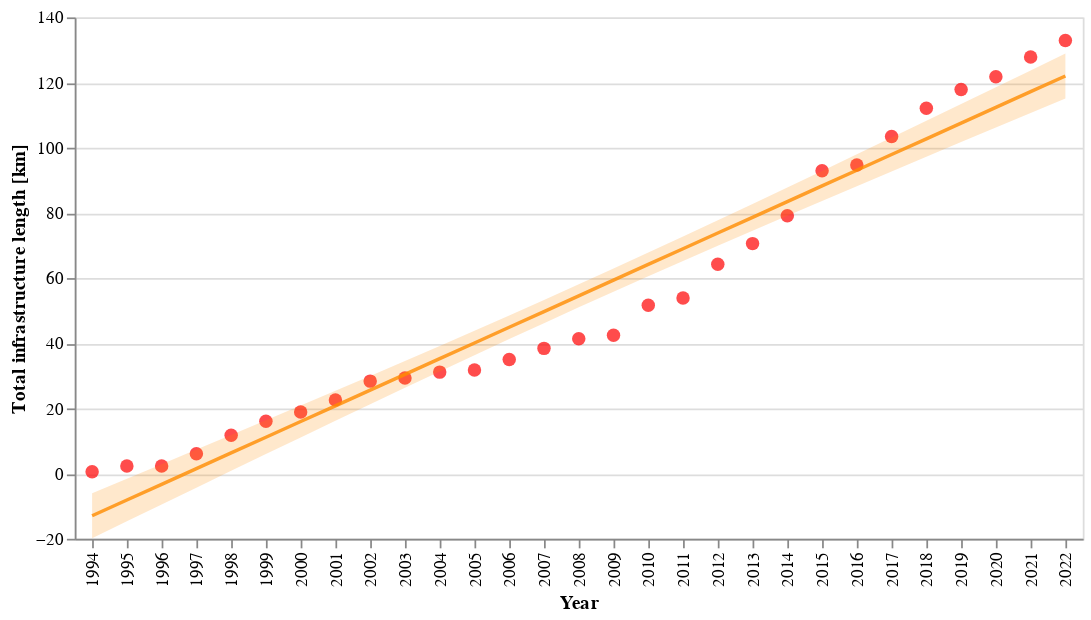

Write a Vega-Lite specification for this figure.
### Vega-Lite specification from a JSON file in a GitHub repository (floating-point values rounded to 4 significant figures)
{"config": {"view": {"continuousWidth": 400, "continuousHeight": 300}}, "layer": [{"data": {"name": "data-893fe339381da61d4732d319f6c5bfbd"}, "mark": {"type": "point", "color": "red", "filled": true, "size": 60}, "encoding": {"x": {"field": "year", "title": "Year", "type": "ordinal"}, "y": {"field": "total_length", "scale": {"domain": [-20, 140]}, "type": "quantitative"}}}, {"layer": [{"mark": {"type": "errorband", "color": "darkorange", "opacity": 0.2}, "encoding": {"x": {"field": "year", "type": "ordinal"}, "y": {"field": "ci_low", "title": "Total infrastructure length [km]", "type": "quantitative"}, "y2": {"field": "ci_high"}}}, {"mark": {"type": "line", "color": "darkorange", "opacity": 0.8}, "encoding": {"x": {"field": "year", "type": "ordinal"}, "y": {"field": "total_length", "type": "quantitative"}}}], "data": {"name": "data-b3ada8b52717fc2adac0448cd32b0bfe"}}], "$schema": "https://vega.github.io/schema/vega-lite/v4.17.0.json", "datasets": {"data-893fe339381da61d4732d319f6c5bfbd": [{"year": 1994.0, "length": 577.0, "total_length": 0.577}, {"year": 1995.0, "length": 1734.0, "total_length": 2.311}, {"year": 1996.0, "length": 0.0, "total_length": 2.311}, {"year": 1997.0, "length": 3774.0, "total_length": 6.085}, {"year": 1998.0, "length": 5665.0, "total_length": 11.75}, {"year": 1999.0, "length": 4334.0, "total_length": 16.08}, {"year": 2000.0, "length": 2802.0, "total_length": 18.89}, {"year": 2001.0, "length": 3735.0, "total_length": 22.62}, {"year": 2002.0, "length": 5759.0, "total_length": 28.38}, {"year": 2003.0, "length": 971.0, "total_length": 29.35}, {"year": 2004.0, "length": 1791.0, "total_length": 31.14}, {"year": 2005.0, "length": 644.0, "total_length": 31.79}, {"year": 2006.0, "length": 3257.0, "total_length": 35.04}, {"year": 2007.0, "length": 3386.0, "total_length": 38.43}, {"year": 2008.0, "length": 2960.0, "total_length": 41.39}, {"year": 2009.0, "length": 1038.0, "total_length": 42.43}, {"year": 2010.0, "length": 9207.0, "total_length": 51.63}, {"year": 2011.0, "length": 2251.0, "total_length": 53.88}, {"year": 2012.0, "length": 10380.0, "total_length": 64.26}, {"year": 2013.0, "length": 6314.0, "total_length": 70.58}, {"year": 2014.0, "length": 8579.0, "total_length": 79.16}, {"year": 2015.0, "length": 13810.0, "total_length": 92.96}, {"year": 2016.0, "length": 1747.0, "total_length": 94.71}, {"year": 2017.0, "length": 8726.0, "total_length": 103.4}, {"year": 2018.0, "length": 8707.0, "total_length": 112.1}, {"year": 2019.0, "length": 5739.0, "total_length": 117.9}, {"year": 2020.0, "length": 3912.0, "total_length": 121.8}, {"year": 2021.0, "length": 6044.0, "total_length": 127.8}, {"year": 2022.0, "length": 5063.0, "total_length": 132.9}], "data-b3ada8b52717fc2adac0448cd32b0bfe": [{"year": 1994.0, "total_length": -12.93, "ci_low": -19.81, "ci_high": -6.048}, {"year": 1995.0, "total_length": -8.112, "ci_low": -14.64, "ci_high": -1.587}, {"year": 1996.0, "total_length": -3.292, "ci_low": -9.466, "ci_high": 2.882}, {"year": 1997.0, "total_length": 1.528, "ci_low": -4.305, "ci_high": 7.36}, {"year": 1998.0, "total_length": 6.347, "ci_low": 0.8447, "ci_high": 11.85}, {"year": 1999.0, "total_length": 11.17, "ci_low": 5.981, "ci_high": 16.35}, {"year": 2000.0, "total_length": 15.99, "ci_low": 11.1, "ci_high": 20.87}, {"year": 2001.0, "total_length": 20.81, "ci_low": 16.2, "ci_high": 25.41}, {"year": 2002.0, "total_length": 25.63, "ci_low": 21.28, "ci_high": 29.97}, {"year": 2003.0, "total_length": 30.45, "ci_low": 26.33, "ci_high": 34.56}, {"year": 2004.0, "total_length": 35.26, "ci_low": 31.35, "ci_high": 39.18}, {"year": 2005.0, "total_length": 40.08, "ci_low": 36.33, "ci_high": 43.84}, {"year": 2006.0, "total_length": 44.9, "ci_low": 41.27, "ci_high": 48.53}, {"year": 2007.0, "total_length": 49.72, "ci_low": 46.17, "ci_high": 53.28}, {"year": 2008.0, "total_length": 54.54, "ci_low": 51.01, "ci_high": 58.07}, {"year": 2009.0, "total_length": 59.36, "ci_low": 55.81, "ci_high": 62.92}, {"year": 2010.0, "total_length": 64.18, "ci_low": 60.55, "ci_high": 67.81}, {"year": 2011.0, "total_length": 69.0, "ci_low": 65.25, "ci_high": 72.75}, {"year": 2012.0, "total_length": 73.82, "ci_low": 69.91, "ci_high": 77.74}, {"year": 2013.0, "total_length": 78.64, "ci_low": 74.53, "ci_high": 82.75}, {"year": 2014.0, "total_length": 83.46, "ci_low": 79.12, "ci_high": 87.81}, {"year": 2015.0, "total_length": 88.28, "ci_low": 83.68, "ci_high": 92.88}, {"year": 2016.0, "total_length": 93.1, "ci_low": 88.21, "ci_high": 97.99}, {"year": 2017.0, "total_length": 97.92, "ci_low": 92.73, "ci_high": 103.1}, {"year": 2018.0, "total_length": 102.7, "ci_low": 97.24, "ci_high": 108.2}, {"year": 2019.0, "total_length": 107.6, "ci_low": 101.7, "ci_high": 113.4}, {"year": 2020.0, "total_length": 112.4, "ci_low": 106.2, "ci_high": 118.6}, {"year": 2021.0, "total_length": 117.2, "ci_low": 110.7, "ci_high": 123.7}, {"year": 2022.0, "total_length": 122.0, "ci_low": 115.1, "ci_high": 128.9}]}}
